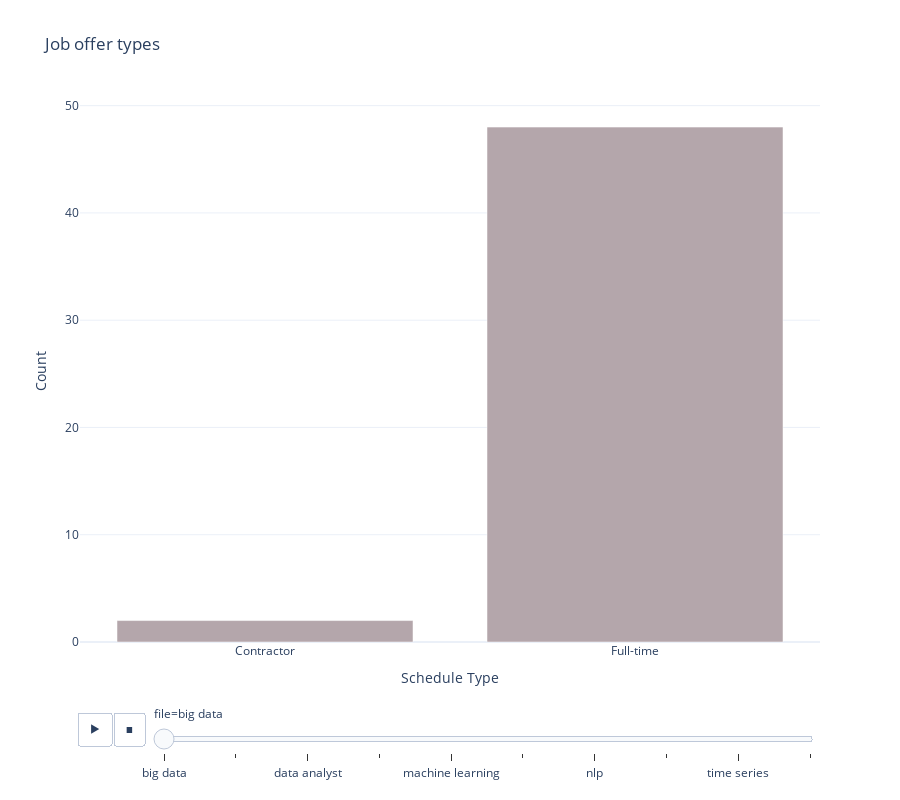

The notebook cell this image was saved under:
### Markdown cell above
Schedule Type

### Code cell
import plotly.express as px

#new dataframe grouping by schedule type and file
hourly_count = df.groupby(["detected_extensions.schedule_type", "file"]).size().reset_index(name="count")


# Create the bar plot with animation frame on job type and a set color
fig = px.bar(hourly_count, x="detected_extensions.schedule_type", y="count",animation_frame='file',
             template="plotly_white", height=800, title="Job offer types",color_discrete_sequence=['#B4A6AB'])

#setting the lables
fig.update_layout(xaxis_title="Schedule Type", yaxis_title="Count")

fig.show()
fig.write_html('schedule.html')

### Figure 1 — Plotly figure (JSON) as saved in the notebook; plotly's stock layout.template omitted (floating-point values rounded to 4 significant figures)
{"data": [{"alignmentgroup": "True", "hovertemplate": "file=big data<br>detected_extensions.schedule_type=%{x}<br>count=%{y}<extra></extra>", "legendgroup": "", "marker": {"color": "#B4A6AB", "pattern": {"shape": ""}}, "name": "", "offsetgroup": "", "orientation": "v", "showlegend": false, "textposition": "auto", "type": "bar", "x": ["Contractor", "Full-time"], "xaxis": "x", "y": [2, 48], "yaxis": "y"}], "layout": {"barmode": "relative", "height": 800, "legend": {"title": {"text": "Schedule Type"}, "tracegroupgap": 0}, "sliders": [{"active": 0, "currentvalue": {"prefix": "file="}, "len": 0.9, "pad": {"b": 10, "t": 60}, "steps": [{"args": [["big data"], {"frame": {"duration": 0, "redraw": true}, "fromcurrent": true, "mode": "immediate", "transition": {"duration": 0, "easing": "linear"}}], "label": "big data", "method": "animate"}, {"args": [["block chain"], {"frame": {"duration": 0, "redraw": true}, "fromcurrent": true, "mode": "immediate", "transition": {"duration": 0, "easing": "linear"}}], "label": "block chain", "method": "animate"}, {"args": [["data analyst"], {"frame": {"duration": 0, "redraw": true}, "fromcurrent": true, "mode": "immediate", "transition": {"duration": 0, "easing": "linear"}}], "label": "data analyst", "method": "animate"}, {"args": [["deep learning"], {"frame": {"duration": 0, "redraw": true}, "fromcurrent": true, "mode": "immediate", "transition": {"duration": 0, "easing": "linear"}}], "label": "deep learning", "method": "animate"}, {"args": [["machine learning"], {"frame": {"duration": 0, "redraw": true}, "fromcurrent": true, "mode": "immediate", "transition": {"duration": 0, "easing": "linear"}}], "label": "machine learning", "method": "animate"}, {"args": [["neural networks"], {"frame": {"duration": 0, "redraw": true}, "fromcurrent": true, "mode": "immediate", "transition": {"duration": 0, "easing": "linear"}}], "label": "neural networks", "method": "animate"}, {"args": [["nlp"], {"frame": {"duration": 0, "redraw": true}, "fromcurrent": true, "mode": "immediate", "transition": {"duration": 0, "easing": "linear"}}], "label": "nlp", "method": "animate"}, {"args": [["reinforcement learning"], {"frame": {"duration": 0, "redraw": true}, "fromcurrent": true, "mode": "immediate", "transition": {"duration": 0, "easing": "linear"}}], "label": "reinforcement learning", "method": "animate"}, {"args": [["time series"], {"frame": {"duration": 0, "redraw": true}, "fromcurrent": true, "mode": "immediate", "transition": {"duration": 0, "easing": "linear"}}], "label": "time series", "method": "animate"}, {"args": [["data scientist"], {"frame": {"duration": 0, "redraw": true}, "fromcurrent": true, "mode": "immediate", "transition": {"duration": 0, "easing": "linear"}}], "label": "data scientist", "method": "animate"}], "x": 0.1, "xanchor": "left", "y": 0, "yanchor": "top"}], "title": {"text": "Job offer types"}, "updatemenus": [{"buttons": [{"args": [null, {"frame": {"duration": 500, "redraw": true}, "fromcurrent": true, "mode": "immediate", "transition": {"duration": 500, "easing": "linear"}}], "label": "&#9654;", "method": "animate"}, {"args": [[null], {"frame": {"duration": 0, "redraw": true}, "fromcurrent": true, "mode": "immediate", "transition": {"duration": 0, "easing": "linear"}}], "label": "&#9724;", "method": "animate"}], "direction": "left", "pad": {"r": 10, "t": 70}, "showactive": false, "type": "buttons", "x": 0.1, "xanchor": "right", "y": 0, "yanchor": "top"}], "xaxis": {"anchor": "y", "domain": [0, 1], "title": {"text": "Schedule Type"}}, "yaxis": {"anchor": "x", "domain": [0, 1], "title": {"text": "Count"}}}}
